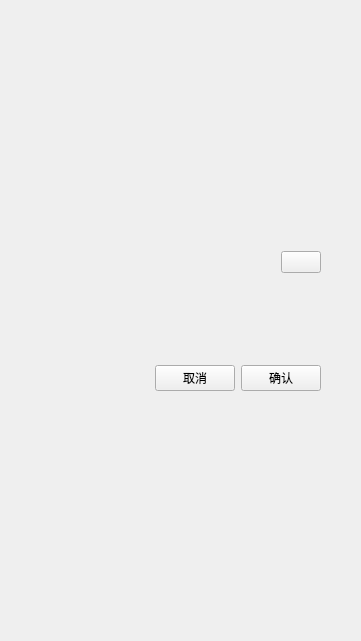
  <widget class="QWidget" name="widget_dialog_base" native="true">
   <property name="geometry">
    <rect>
     <x>1580</x>
     <y>110</y>
     <width>361</width>
     <height>641</height>
    </rect>
   </property>
   <layout class="QGridLayout" name="gridLayout_7">
    <item row="0" column="0">
     <layout class="QVBoxLayout" name="verticalLayout_6">
      <property name="leftMargin">
       <number>20</number>
      </property>
      <property name="rightMargin">
       <number>20</number>
      </property>
      <item>
       <spacer name="verticalSpacer_8">
        <property name="orientation">
         <enum>Qt::Orientation::Vertical</enum>
        </property>
        <property name="sizeHint" stdset="0">
         <size>
          <width>20</width>
          <height>40</height>
         </size>
        </property>
       </spacer>
      </item>
      <item>
       <widget class="QWidget" name="widget_dialog_entity" native="true">
        <layout class="QGridLayout" name="gridLayout_9">
         <item row="0" column="0">
          <layout class="QVBoxLayout" name="verticalLayout_22">
           <item>
            <layout class="QHBoxLayout" name="horizontalLayout_6">
             <item>
              <widget class="QLabel" name="label_dialog_icon">
               <property name="minimumSize">
                <size>
                 <width>0</width>
                 <height>0</height>
                </size>
               </property>
               <property name="maximumSize">
                <size>
                 <width>40</width>
                 <height>40</height>
                </size>
               </property>
               <property name="text">
                <string/>
               </property>
              </widget>
             </item>
             <item>
              <widget class="QLabel" name="label_dialog_title">
               <property name="maximumSize">
                <size>
                 <width>16777215</width>
                 <height>40</height>
                </size>
               </property>
               <property name="text">
                <string/>
               </property>
              </widget>
             </item>
             <item>
              <widget class="QPushButton" name="push_button_dialog_close">
               <property name="maximumSize">
                <size>
                 <width>40</width>
                 <height>40</height>
                </size>
               </property>
               <property name="text">
                <string/>
               </property>
              </widget>
             </item>
            </layout>
           </item>
          </layout>
         </item>
         <item row="1" column="0">
          <widget class="QWidget" name="widget_dialog_content_layout" native="true">
           <property name="minimumSize">
            <size>
             <width>0</width>
             <height>0</height>
            </size>
           </property>
           <layout class="QGridLayout" name="gridLayout_15">
            <property name="leftMargin">
             <number>0</number>
            </property>
            <property name="topMargin">
             <number>0</number>
            </property>
            <property name="rightMargin">
             <number>0</number>
            </property>
            <property name="bottomMargin">
             <number>0</number>
            </property>
            <property name="spacing">
             <number>0</number>
            </property>
            <item row="0" column="0">
             <widget class="QWidget" name="widget_dialog_content" native="true">
              <property name="minimumSize">
               <size>
                <width>0</width>
                <height>80</height>
               </size>
              </property>
             </widget>
            </item>
           </layout>
          </widget>
         </item>
         <item row="2" column="0">
          <layout class="QHBoxLayout" name="horizontalLayout_5">
           <item>
            <spacer name="horizontalSpacer_8">
             <property name="orientation">
              <enum>Qt::Orientation::Horizontal</enum>
             </property>
             <property name="sizeHint" stdset="0">
              <size>
               <width>40</width>
               <height>20</height>
              </size>
             </property>
            </spacer>
           </item>
           <item>
            <widget class="QPushButton" name="push_button_dialog_cancel">
             <property name="minimumSize">
              <size>
               <width>50</width>
               <height>25</height>
              </size>
             </property>
             <property name="cursor">
              <cursorShape>PointingHandCursor</cursorShape>
             </property>
             <property name="text">
              <string>取消</string>
             </property>
            </widget>
           </item>
           <item>
            <widget class="QPushButton" name="push_button_dialog_confirm">
             <property name="minimumSize">
              <size>
               <width>50</width>
               <height>25</height>
              </size>
             </property>
             <property name="cursor">
              <cursorShape>PointingHandCursor</cursorShape>
             </property>
             <property name="text">
              <string>确认</string>
             </property>
            </widget>
           </item>
          </layout>
         </item>
        </layout>
       </widget>
      </item>
      <item>
       <spacer name="verticalSpacer_7">
        <property name="orientation">
         <enum>Qt::Orientation::Vertical</enum>
        </property>
        <property name="sizeHint" stdset="0">
         <size>
          <width>20</width>
          <height>40</height>
         </size>
        </property>
       </spacer>
      </item>
     </layout>
    </item>
   </layout>
  </widget>
